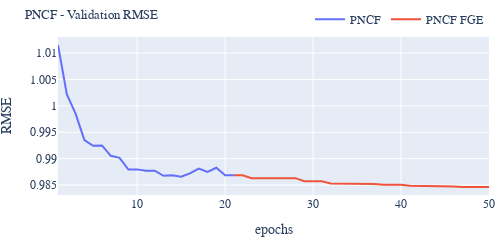

This figure's notebook cell:
### Code cell
epochs = np.linspace(1, len(pncf_val) + len(pncf_swa_val), len(pncf_val) + len(pncf_swa_val))
df = pd.DataFrame(index=epochs)
df['epoch'] = epochs
df['ncf_val'] = ncf_val
df['ncf_train'] = ncf_train
df['pncf_train'] = pncf_train
df['pncf_swa_val_combo'] = np.concatenate([pncf_val.to_numpy(), pncf_swa_val.to_numpy()])
df['pncf_swa_val'] = np.concatenate([np.full_like(pncf_val.to_numpy(), fill_value=np.nan),  pncf_swa_val.to_numpy()])
df['pncf_val'] = pncf_val
df['pncf_val'].iloc[len(pncf_val)] = pncf_swa_val.to_numpy()[0]
fig = px.line(df, x='epoch', y=['pncf_val', 'pncf_swa_val'], title='PNCF - Validation RMSE')
newnames ={'pncf_val': 'PNCF', 'pncf_swa_val':'PNCF FGE'}
fig.for_each_trace(lambda t: t.update(name = newnames[t.name],
                                      legendgroup = newnames[t.name],
                                      hovertemplate = t.hovertemplate.replace(t.name, newnames[t.name])
                                     )
                  )
fig.update_xaxes(title_text="epochs")
fig.update_yaxes(title_text='RMSE')
fig.update_layout(legend_title_text='')
fig.update_layout(legend=dict(
    orientation="h",
    yanchor="bottom",
    y=1.02,
    xanchor="right",
    x=1
))

fig.update_layout(width =500, height=200, 
                  font_family="Serif", font_size=12, title_font_size=13, 
                  margin_l=5, margin_t=5, margin_b=5, margin_r=5)

import plotly.io as pio
#save a figure of 300dpi, width 1.5 inches, height 0.75inches
fig.update_yaxes(nticks=10)
pio.write_image(fig, "./img/pncf.pdf", width=1.5*300, height=0.75*300)
fig.show()

### Figure 1 — Plotly figure (JSON) as saved in the notebook; plotly's stock layout.template omitted (floating-point values rounded to 4 significant figures)
{"data": [{"hovertemplate": "variable=PNCF<br>epoch=%{x}<br>value=%{y}<extra></extra>", "legendgroup": "PNCF", "line": {"color": "#636efa", "dash": "solid"}, "marker": {"symbol": "circle"}, "mode": "lines", "name": "PNCF", "orientation": "v", "showlegend": true, "type": "scatter", "x": [1, 2, 3, 4, 5, 6, 7, 8, 9, 10, 11, 12, 13, 14, 15, 16, 17, 18, 19, 20, 21, 22, 23, 24, 25, 26, 27, 28, 29, 30, 31, 32, 33, 34, 35, 36, 37, 38, 39, 40, 41, 42, 43, 44, 45, 46, 47, 48, 49, 50], "xaxis": "x", "y": [1.012, 1.002, 0.9985, 0.9935, 0.9924, 0.9925, 0.9905, 0.9902, 0.9879, 0.988, 0.9877, 0.9877, 0.9868, 0.9868, 0.9866, 0.9872, 0.9881, 0.9875, 0.9883, 0.9868, 0.9868, null, null, null, null, null, null, null, null, null, null, null, null, null, null, null, null, null, null, null, null, null, null, null, null, null, null, null, null, null], "yaxis": "y"}, {"hovertemplate": "variable=PNCF FGE<br>epoch=%{x}<br>value=%{y}<extra></extra>", "legendgroup": "PNCF FGE", "line": {"color": "#EF553B", "dash": "solid"}, "marker": {"symbol": "circle"}, "mode": "lines", "name": "PNCF FGE", "orientation": "v", "showlegend": true, "type": "scatter", "x": [1, 2, 3, 4, 5, 6, 7, 8, 9, 10, 11, 12, 13, 14, 15, 16, 17, 18, 19, 20, 21, 22, 23, 24, 25, 26, 27, 28, 29, 30, 31, 32, 33, 34, 35, 36, 37, 38, 39, 40, 41, 42, 43, 44, 45, 46, 47, 48, 49, 50], "xaxis": "x", "y": [null, null, null, null, null, null, null, null, null, null, null, null, null, null, null, null, null, null, null, null, 0.9868, 0.9868, 0.9863, 0.9863, 0.9863, 0.9863, 0.9863, 0.9863, 0.9857, 0.9857, 0.9857, 0.9853, 0.9853, 0.9853, 0.9852, 0.9852, 0.9852, 0.9851, 0.9851, 0.9851, 0.9849, 0.9849, 0.9849, 0.9848, 0.9848, 0.9848, 0.9847, 0.9847, 0.9847, 0.9846], "yaxis": "y"}], "layout": {"font": {"family": "Serif", "size": 12}, "height": 200, "legend": {"orientation": "h", "title": {"text": ""}, "tracegroupgap": 0, "x": 1, "xanchor": "right", "y": 1.02, "yanchor": "bottom"}, "margin": {"b": 5, "l": 5, "r": 5, "t": 5}, "title": {"font": {"size": 13}, "text": "PNCF - Validation RMSE"}, "width": 500, "xaxis": {"anchor": "y", "domain": [0, 1], "title": {"text": "epochs"}}, "yaxis": {"anchor": "x", "domain": [0, 1], "nticks": 10, "title": {"text": "RMSE"}}}}
